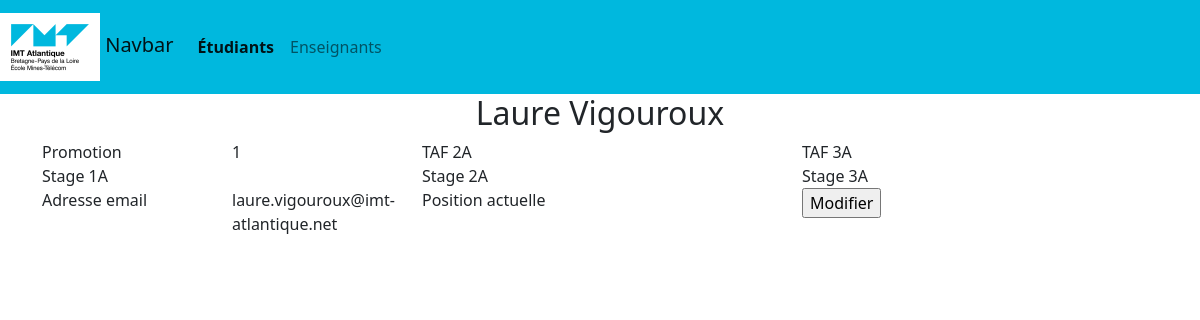
Before: /details/etudiant/2 with the older database file.
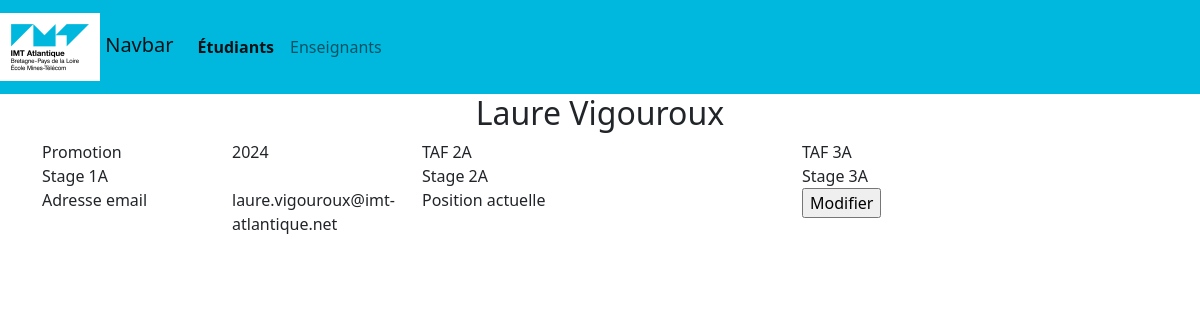
After: the same page with the newer database file.
### database/models.py (models this page shows, shortened)
class Etudiant(db.Model):
    etu_id = db.Column(db.Integer, primary_key=True)
    etu_nom = db.Column(db.Text, nullable=False)
    etu_prenom = db.Column(db.Text, nullable=False)
    etu_mail = db.Column(db.Text, nullable=False)
    etu_utilisateur = db.Column(db.Integer, db.ForeignKey('utilisateur.uti_id'))
    etu_position_id = db.Column(db.Integer, db.ForeignKey('position.pos_id'))
    etu_promotion_id = db.Column(db.Integer, db.ForeignKey('promotion.pro_annee'))
    etu_taf1 = db.Column(db.Integer, db.ForeignKey('taf.taf_id'))
    etu_taf2 = db.Column(db.Integer, db.ForeignKey('taf.taf_id'))
    etu_stage2= db.Column(db.Integer, db.ForeignKey('stage.sta_id'))
    etu_stage1 = db.Column(db.Integer, db.ForeignKey('stage.sta_id'))
    etu_stage3 = db.Column(db.Integer, db.ForeignKey('stage.sta_id'))
    def get_by_id(id:int):
        return db.session.query(Etudiant).filter(Etudiant.etu_id == id).first()

### app.py (the view)
@app.route('/details/etudiant/<int:id>')
def detail_etudiant(id):
    etudiant=Etudiant.get_by_id(id)
    taf1=Taf.get_by_id(etudiant.etu_taf1)
    taf2 = Taf.get_by_id(etudiant.etu_taf2)
    stage1 = Stage.get_by_id(etudiant.etu_stage1)
    stage2 = Stage.get_by_id(etudiant.etu_stage2)
    stage3 = Stage.get_by_id(etudiant.etu_stage3)
    position = Position.get_by_id(etudiant.etu_position_id)
    return flask.render_template("details_etudiant.html.jinja2",etudiant=etudiant, taf1=taf1, taf2=taf2, stage1=stage1,stage2=stage2,stage3=stage3,position=position)

### database/models.py (called while the page is built)
    def get_by_id(id: int):
        return db.session.query(Taf).filter(Taf.taf_id == id).first()

    def get_by_id(id: int):
        return db.session.query(Stage).filter(Stage.sta_id == id).first()

    def get_by_id(id: int):
        return db.session.query(Position).filter(Position.pos_id == id).first()

### templates/details_etudiant.html.jinja2 (shortened to what this page needs)
{% extends "view_layout.html.jinja2" %}
{% set title = "Détails étudiant" %}
{% set active_page = "view_etudiants" %}
{% block body %}
    <h2 style="text-align: center">{{ etudiant.etu_prenom }} {{ etudiant.etu_nom }}</h2>
    <div class="tableau">
    <div class="row">
        <div class="col col-2">
            Promotion
        </div>
        <div class="col col-2">
            {{ etudiant.etu_promotion_id }}
        </div>
        <div class="col col-2">
            TAF 2A
        </div>
        <div class="col col-2">
        </div>
        <div class="col col-2">
            TAF 3A
        </div>
        <div class="col col-2">
        </div>
    </div>
    <div class="row">
        <div class="col col-2">
            Stage 1A
        </div>
        <div class="col col-2">
        </div>
        <div class="col col-2">
            Stage 2A
        </div>
        <div class="col col-2">
        </div>
        <div class="col col-2">
            Stage 3A
        </div>
        <div class="col col-2">
        </div>
    </div>
    <div class="row">
        <div class="col col-2">
            Adresse email
        </div>
        <div class="col col-2">
            {{ etudiant.etu_mail }}
        </div>
        <div class="col col-2">
            Position actuelle
        </div>
        <div class="col col-2">
        </div>
        <div class="col col-2">
             <input type="button" value="Modifier" onclick="modifierEtudiant()">
        </div>
    </div>
</div>
{% endblock %}

Changed rows visible on the page:
changed Etudiant "Laure": etu_promotion_id "1" → "2024"
